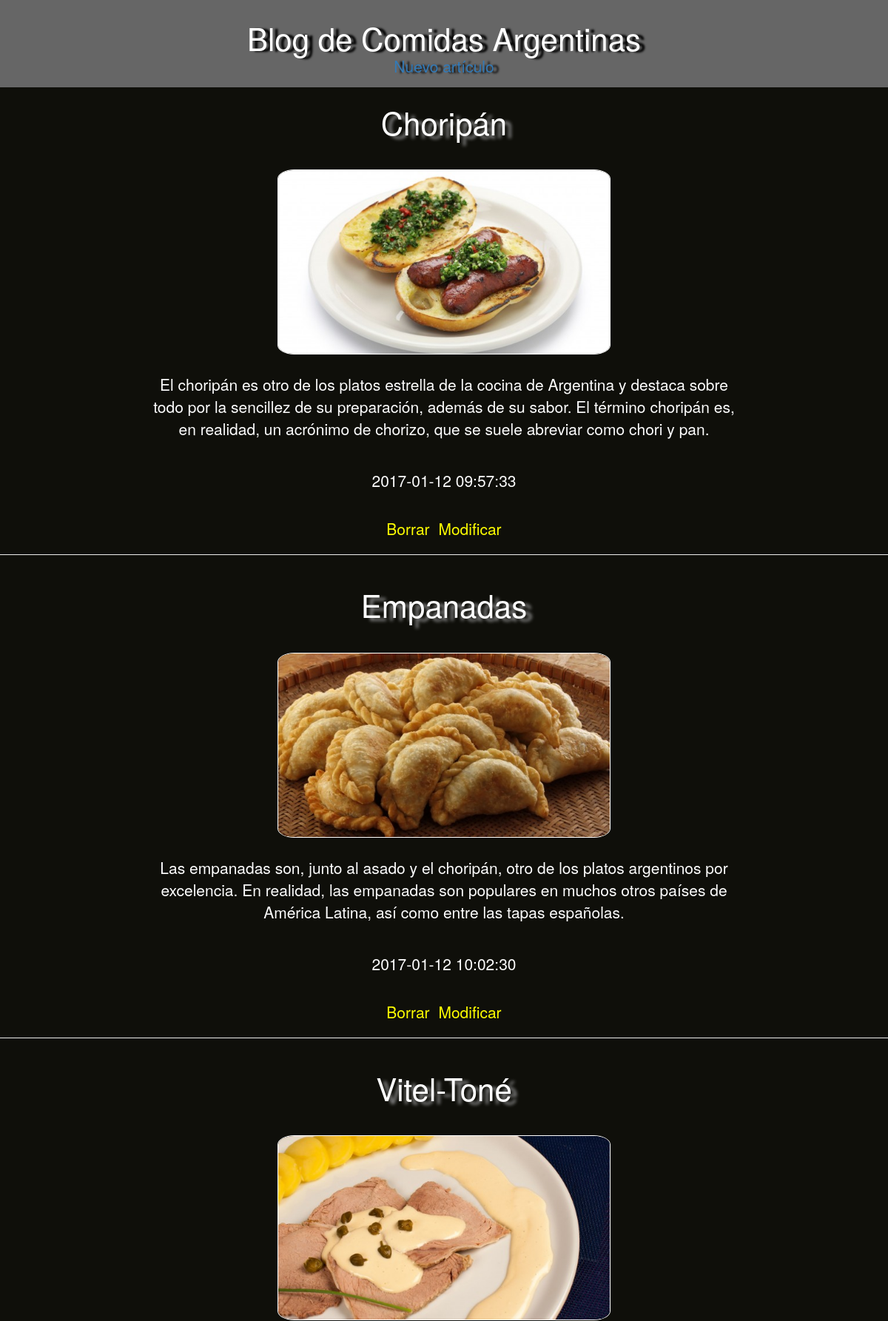
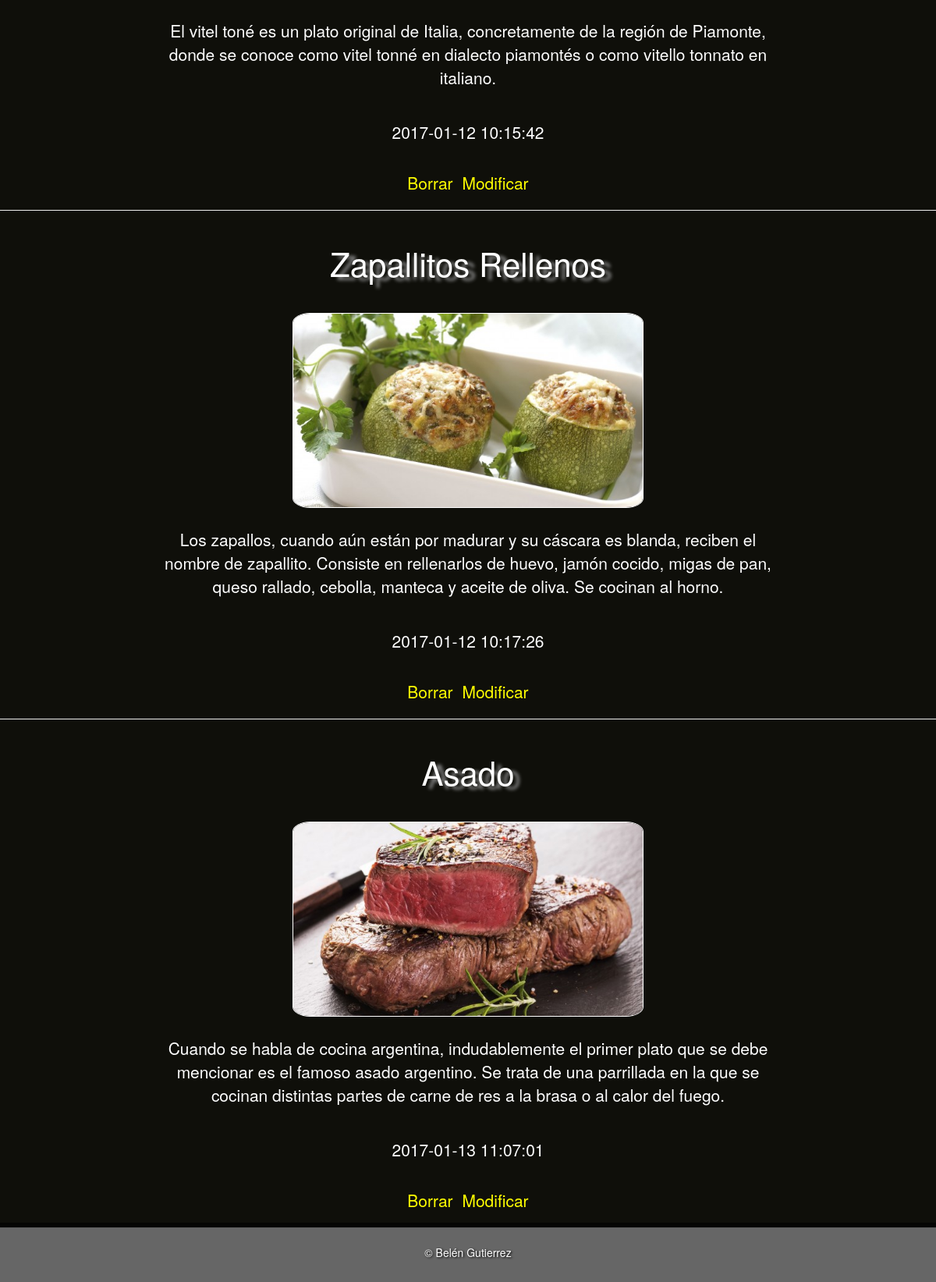
The app's page /Controller/index.php with its own data (2 pictures, top to bottom).
### tables this page shows
CREATE TABLE `articulo` (
  `id` int(3) NOT NULL,
  `titulo` varchar(30) NOT NULL,
  `imagen` varchar(20) NOT NULL,
  `contenido` varchar(250) NOT NULL,
  `fecha_publicacion` datetime NOT NULL DEFAULT CURRENT_TIMESTAMP
);

### Controller/index.php (called while the page is built)
<?php
  require_once '../Model/Articulo.php';
  $data['articulos'] = Articulo::getArticulos();
  include '../View/listado.php';

### Model/Articulo.php (called while the page is built, shortened)
<?php
class Articulo {
  private $id;
  private $titulo;
  private $imagen;
  private $contenido;
  private $fecha_publicacion;
  function __construct($id, $titulo, $imagen, $contenido, $fecha_publicacion) {
    $this->id = $id;
    $this->titulo = $titulo;
    $this->imagen = $imagen;
    $this->contenido = $contenido;
    $this->fecha_publicacion = $fecha_publicacion;
  }
  public function getId() {
    return $this->id;
  }
  public function getTitulo() {
    return $this->titulo;
  }
  public function getImagen() {
    return $this->imagen;
  }
  public function getContenido() {
    return $this->contenido;
  }
  public function getFecha_publicacion() {
    return $this->fecha_publicacion;
  }
  public static function getArticulos() {
    $conexion = BlogDB::connectDB();
    $seleccion = "SELECT id, titulo, imagen, contenido, fecha_publicacion FROM articulo";
    $consulta = $conexion->query($seleccion);
    $articulos = [];
    while ($registro = $consulta->fetchObject()) {
      $articulos[] = new Articulo($registro->id, $registro->titulo, $registro->imagen, $registro->contenido, $registro->fecha_publicacion);
    }
    return $articulos;
  }
}

### View/listado.php (the view, shortened to what this page needs)
<!DOCTYPE html>
<html>
    <head>
        <link href="../View/css/estilo.css" rel="stylesheet" type="text/css" />
        <link href="../View/css/bootstrap.min.css" rel="stylesheet">
    </head>
    <body>
        <div id="header">
            <h1>Blog de Comidas Argentinas</h1>
            <a href="../Controller/nuevoArticulo.php">Nuevo artículo</a>
        </div>
        <div id="content">
            <?php
            foreach ($data['articulos'] as $articulo) {
                ?>
                <h3><?= $articulo->getTitulo() ?></h3>
                <img src="../View/img/<?= $articulo->getImagen() ?>" width="400"><br>
                <p><?= $articulo->getContenido() ?></p><br>
                <p><?= $articulo->getFecha_publicacion()  ?></p><br>
                <a href="../Controller/borraArticulo.php?id=<?= $articulo->getId() ?>">Borrar</a>
                <a href="../Controller/modificaArticulo.php?id=<?= $articulo->getId() ?>">Modificar</a>
                <hr>
                    <?php
            }
            ?>
        </div>
        <div id="footer">
            © Belén Gutierrez
        </div>
    </body>
</html>

### View/css/estilo.css (style rules this page uses)
* { margin: 0px; padding: 0px; }
body { background-color: black; text-align: justify; font-family: Tahoma, Geneva, sans-serif; font-size: 18px; color: #fff; }
#header { width: 100%; margin: auto; padding: 2em 0px 0px 0px; background: rgba(0, 0, 0, 0.6); text-align: center; color: white; text-shadow: black 0.5em 0.1em 0.2em; }
#header h1 { font-size: 3em; margin: 0; }
#header a { font-size: 1.5em; margin: 0; }
#content { width: 100%; background-color: #0f0f0a; margin: -27px auto; clear: left; text-align: center; font-size: 1.5em; color: #fff; }
#content h2, #content h3 { text-shadow: grey 0.2em 0.1em 0.1em; color:#fff; font-size: 2em; margin: 0 0 .5em; padding-top: 24px; }
hr { color: #fff; background-color: #fff; height: 2px; }
#content img { margin-top: 20px; margin-bottom: 20px; border: 1px solid white; border-collapse:collapse; width: 450px; height: 250px; border-radius: 5%; }
#content p { width: 800px; margin: 5px auto; }
#content a { color: yellow; font-size: 1em; margin: 3px; }
#footer { clear: both; color: white; background: rgba(0, 0, 0, 0.6); text-align: center; text-shadow: black 0.1em 0.1em 0.2em; padding: 2em 0; margin: auto; width: 100%; }

### records on screen
articulo: titulo "Choripán", imagen (picture), contenido "El choripán es otro de los platos estrella de la cocina de Argentina y destaca sobre todo por la sencillez de su preparación, además de su sabor. El término choripán es, en realidad, un acrónimo de chorizo, que se suele abreviar como chori y pan.", fecha_publicacion "2017-01-12 09:57:33"
articulo: titulo "Empanadas", imagen (picture), contenido "Las empanadas son, junto al asado y el choripán, otro de los platos argentinos por excelencia. En realidad, las empanadas son populares en muchos otros países de América Latina, así como entre las tapas españolas.", fecha_publicacion "2017-01-12 10:02:30"
articulo: titulo "Vitel-Toné", imagen (picture), contenido "El vitel toné es un plato original de Italia, concretamente de la región de Piamonte, donde se conoce como vitel tonné en dialecto piamontés o como vitello tonnato en italiano.", fecha_publicacion "2017-01-12 10:15:42"
articulo: titulo "Zapallitos Rellenos", imagen (picture), contenido "Los zapallos, cuando aún están por madurar y su cáscara es blanda, reciben el nombre de zapallito. Consiste en rellenarlos de huevo, jamón cocido, migas de pan, queso rallado, cebolla, manteca y aceite de oliva. Se cocinan al horno.", fecha_publicacion "2017-01-12 10:17:26"
articulo: titulo "Asado", imagen (picture), contenido "Cuando se habla de cocina argentina, indudablemente el primer plato que se debe mencionar es el famoso asado argentino. Se trata de una parrillada en la que se cocinan distintas partes de carne de res a la brasa o al calor del fuego.", fecha_publicacion "2017-01-13 11:07:01"
